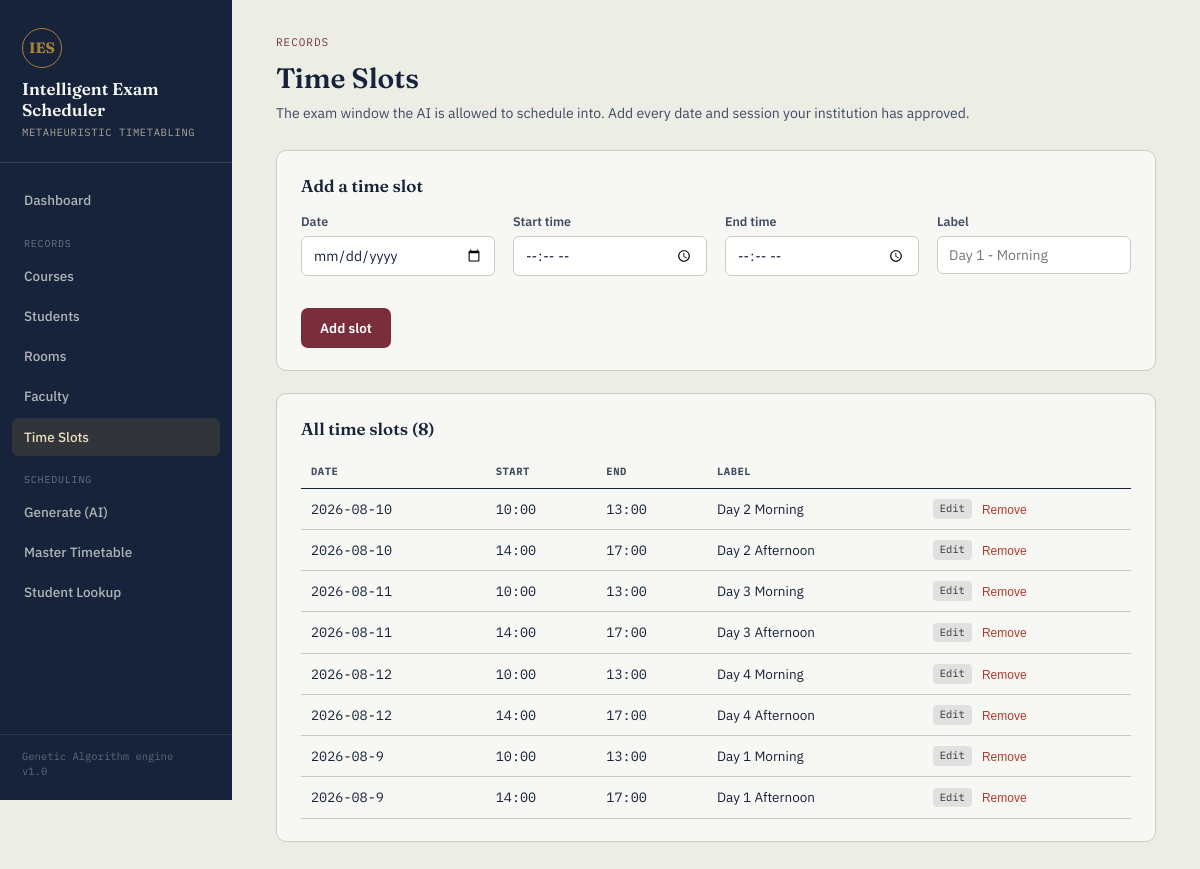
Screenshot of /timeslots with the database file from the repository.
### tables this page shows
CREATE TABLE timeslots (
    id INTEGER PRIMARY KEY AUTOINCREMENT,
    exam_date TEXT NOT NULL,
    start_time TEXT NOT NULL,
    end_time TEXT NOT NULL,
    label TEXT
);

### app.py (the view, shortened to what this page needs)
@app.route("/timeslots", methods=["GET", "POST"])
def timeslots():
    conn = db.get_db()
    rows = conn.execute(
        "SELECT * FROM timeslots ORDER BY exam_date, start_time"
    ).fetchall()
    conn.close()
    return render_template("timeslots.html", timeslots=rows, edit_item=None)

### db.py (called while the page is built)
def get_db():
    conn = sqlite3.connect(DB_PATH)
    conn.row_factory = sqlite3.Row
    conn.execute("PRAGMA foreign_keys = ON")
    return conn

### templates/timeslots.html (shortened to what this page needs)
{% extends "base.html" %}
{% block content %}
<div class="page-head">
  <div>
    <p class="eyebrow">Records</p>
    <h2>Time Slots</h2>
    <p class="sub">The exam window the AI is allowed to schedule into. Add every date and session your institution has approved.</p>
  </div>
</div>
<div class="card" id="form-section">
  <h3>{% if edit_item %}Edit Time Slot{% else %}Add a time slot{% endif %}</h3>
  <form method="POST" action="{{ url_for('edit_timeslot', ts_id=edit_item.id) if edit_item else url_for('timeslots') }}" class="grid cols-4">
    <div>
      <label for="exam_date">Date</label>
      <input type="date" id="exam_date" name="exam_date" value="{{ edit_item.exam_date if edit_item else '' }}" required>
    </div>
    <div>
      <label for="start_time">Start time</label>
      <input type="time" id="start_time" name="start_time" value="{{ edit_item.start_time if edit_item else '' }}" required>
    </div>
    <div>
      <label for="end_time">End time</label>
      <input type="time" id="end_time" name="end_time" value="{{ edit_item.end_time if edit_item else '' }}" required>
    </div>
    <div>
      <label for="label">Label</label>
      <input type="text" id="label" name="label" value="{{ edit_item.label if edit_item else '' }}" placeholder="Day 1 - Morning">
    </div>
    <div style="grid-column: 1 / -1; display: flex; gap: 10px;">
      <button type="submit" class="btn btn-primary">{% if edit_item %}Update slot{% else %}Add slot{% endif %}</button>
    </div>
  </form>
</div>
<div class="card">
  <h3>All time slots ({{ timeslots|length }})</h3>
  {% if timeslots %}
  <table class="ledger">
    <tr><th>Date</th><th>Start</th><th>End</th><th>Label</th><th></th></tr>
    {% for t in timeslots %}
    <tr class="{% if edit_item and edit_item.id == t.id %}editing-row{% endif %}">
      <td class="mono">{{ t.exam_date }}</td>
      <td class="mono">{{ t.start_time }}</td>
      <td class="mono">{{ t.end_time }}</td>
      <td>{{ t.label or '—' }}</td>
      <td>
        <div style="display: flex; gap: 10px; align-items: center;">
          <a href="{{ url_for('edit_timeslot', ts_id=t.id) }}#form-section" class="tag" style="text-decoration: none; background: #e0e0e0; color: #333;">Edit</a>
          <form method="POST" action="{{ url_for('delete_timeslot', ts_id=t.id) }}" onsubmit="return confirm('Remove this slot?');" style="margin: 0;">
            <button type="submit" class="btn-danger-text" style="padding: 0;">Remove</button>
          </form>
        </div>
      </td>
    </tr>
    {% endfor %}
  </table>
  {% else %}
  <div class="empty">No time slots yet. Add the first one above.</div>
  {% endif %}
</div>
{% endblock %}

### static/style.css (style rules this page uses)
:root { --ink: #16233B; --ink-soft: #3D4A61; --paper: #ECEEE6; --paper-raised: #F7F8F3; --rule: #C9CCC0; --oxblood: #7A2E3B; --oxblood-dark: #5E212C; --brass: #A9812F; --brass-light: #EADFC0; --good: #3C6E47; --good-bg: #E4EEE3; --bad: #B23A2E; --bad-bg: #F5E3DF; --font-display: 'Fraunces', Georgia, serif; --font-body: 'IBM Plex Sans', -apple-system, sans-serif; --font-mono: 'IBM Plex Mono', 'Courier New', monospace; --sidebar-w: 232px; }
* { box-sizing: border-box; }
html, body { margin: 0; padding: 0; background: var(--paper); color: var(--ink); font-family: var(--font-body); font-size: 15px; line-height: 1.5; }
a { color: inherit; }
.page-head { margin-bottom: 26px; display: flex; align-items: baseline; justify-content: space-between; gap: 20px; flex-wrap: wrap; }
.page-head h2 { font-family: var(--font-display); font-size: 28px; font-weight: 600; margin: 0 0 4px; }
.page-head .eyebrow { font-family: var(--font-mono); font-size: 11px; letter-spacing: 0.09em; text-transform: uppercase; color: var(--oxblood); margin: 0 0 6px; }
.page-head .sub { color: var(--ink-soft); margin: 0; font-size: 14px; }
.card { background: var(--paper-raised); border: 1px solid var(--rule); border-radius: 10px; padding: 22px 24px; margin-bottom: 22px; }
.card h3 { font-family: var(--font-display); font-size: 17px; font-weight: 600; margin: 0 0 14px; }
.grid { display: grid; gap: 18px; }
.grid.cols-4 { grid-template-columns: repeat(4, 1fr); }
label { display: block; font-size: 12.5px; font-weight: 600; color: var(--ink-soft); margin-bottom: 5px; }
input[type=text], input[type=number], input[type=date], input[type=time], select, textarea { width: 100%; font-family: var(--font-body); font-size: 14px; padding: 9px 11px; border: 1px solid var(--rule); border-radius: 6px; background: #fff; color: var(--ink); margin-bottom: 14px; }
.btn { display: inline-flex; align-items: center; gap: 7px; font-family: var(--font-body); font-weight: 600; font-size: 13.5px; padding: 10px 18px; border-radius: 7px; border: 1px solid transparent; cursor: pointer; text-decoration: none; }
.btn-primary { background: var(--oxblood); color: #fff; }
.btn-danger-text { background: none; border: none; color: var(--bad); font-size: 12px; cursor: pointer; padding: 4px 6px; }
table.ledger { width: 100%; border-collapse: collapse; font-size: 13.5px; }
table.ledger th { text-align: left; font-family: var(--font-mono); font-size: 10.5px; letter-spacing: 0.05em; text-transform: uppercase; color: var(--ink-soft); border-bottom: 1.5px solid var(--ink); padding: 8px 10px; }
table.ledger td { padding: 10px 10px; border-bottom: 1px solid var(--rule); vertical-align: middle; }
.mono { font-family: var(--font-mono); }
.tag { display: inline-block; font-family: var(--font-mono); font-size: 10.5px; padding: 2px 7px; border-radius: 4px; background: var(--brass-light); color: var(--oxblood-dark); }

### rows the page displays
timeslots: exam_date "2026-08-10", start_time "10:00", end_time "13:00", label "Day 2 Morning"
timeslots: exam_date "2026-08-10", start_time "14:00", end_time "17:00", label "Day 2 Afternoon"
timeslots: exam_date "2026-08-11", start_time "10:00", end_time "13:00", label "Day 3 Morning"
timeslots: exam_date "2026-08-11", start_time "14:00", end_time "17:00", label "Day 3 Afternoon"
timeslots: exam_date "2026-08-12", start_time "10:00", end_time "13:00", label "Day 4 Morning"
timeslots: exam_date "2026-08-12", start_time "14:00", end_time "17:00", label "Day 4 Afternoon"
timeslots: exam_date "2026-08-9", start_time "10:00", end_time "13:00", label "Day 1 Morning"
timeslots: exam_date "2026-08-9", start_time "14:00", end_time "17:00", label "Day 1 Afternoon"

### other values shown
{{ timeslots|length }} "8"
